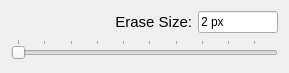
<?xml version="1.0" encoding="UTF-8"?>
<ui version="4.0">
 <class>eraseMenuDialog</class>
 <widget class="QDialog" name="eraseMenuDialog">
  <property name="geometry">
   <rect>
    <x>0</x>
    <y>0</y>
    <width>289</width>
    <height>73</height>
   </rect>
  </property>
  <property name="windowTitle">
   <string>Erase Menu</string>
  </property>
  <property name="whatsThis">
   <string/>
  </property>
  <property name="layoutDirection">
   <enum>Qt::LeftToRight</enum>
  </property>
  <property name="autoFillBackground">
   <bool>true</bool>
  </property>
  <property name="sizeGripEnabled">
   <bool>false</bool>
  </property>
  <property name="modal">
   <bool>false</bool>
  </property>
  <layout class="QFormLayout" name="formLayout">
   <item row="0" column="0" colspan="2">
    <layout class="QHBoxLayout" name="horizontalLayout">
     <item>
      <widget class="QLabel" name="label">
       <property name="font">
        <font>
         <pointsize>11</pointsize>
        </font>
       </property>
       <property name="text">
        <string>Erase Size:</string>
       </property>
       <property name="alignment">
        <set>Qt::AlignRight|Qt::AlignTrailing|Qt::AlignVCenter</set>
       </property>
      </widget>
     </item>
     <item>
      <widget class="QLineEdit" name="eraselineEdit">
       <property name="sizePolicy">
        <sizepolicy hsizetype="Maximum" vsizetype="Fixed">
         <horstretch>0</horstretch>
         <verstretch>0</verstretch>
        </sizepolicy>
       </property>
       <property name="maximumSize">
        <size>
         <width>80</width>
         <height>16777215</height>
        </size>
       </property>
       <property name="text">
        <string>2 px</string>
       </property>
       <property name="placeholderText">
        <string/>
       </property>
      </widget>
     </item>
    </layout>
   </item>
   <item row="1" column="0" colspan="2">
    <widget class="QSlider" name="erasehorizontalSlider">
     <property name="minimum">
      <number>2</number>
     </property>
     <property name="maximum">
      <number>50</number>
     </property>
     <property name="singleStep">
      <number>2</number>
     </property>
     <property name="orientation">
      <enum>Qt::Horizontal</enum>
     </property>
     <property name="invertedAppearance">
      <bool>false</bool>
     </property>
     <property name="invertedControls">
      <bool>false</bool>
     </property>
     <property name="tickPosition">
      <enum>QSlider::TicksAbove</enum>
     </property>
     <property name="tickInterval">
      <number>5</number>
     </property>
    </widget>
   </item>
  </layout>
 </widget>
 <resources/>
 <connections/>
</ui>
